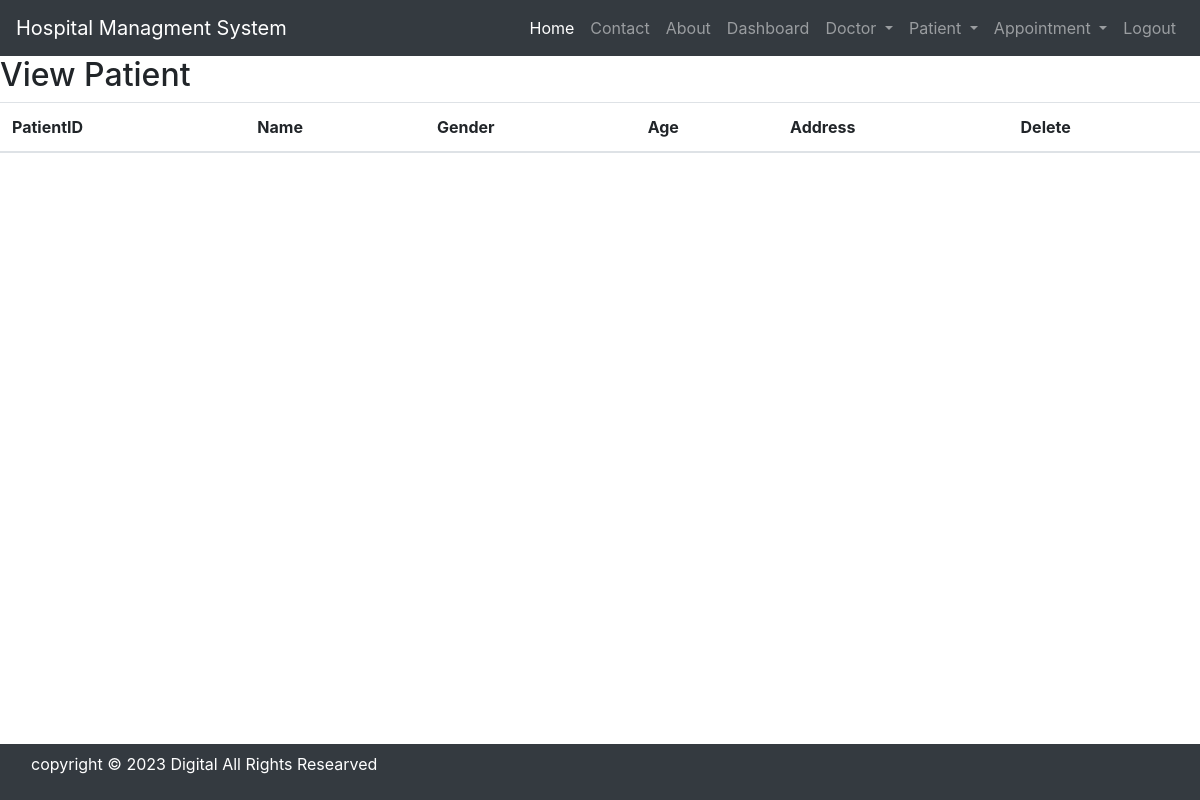
Page /view_patient/ (signed in) on the earlier database version.
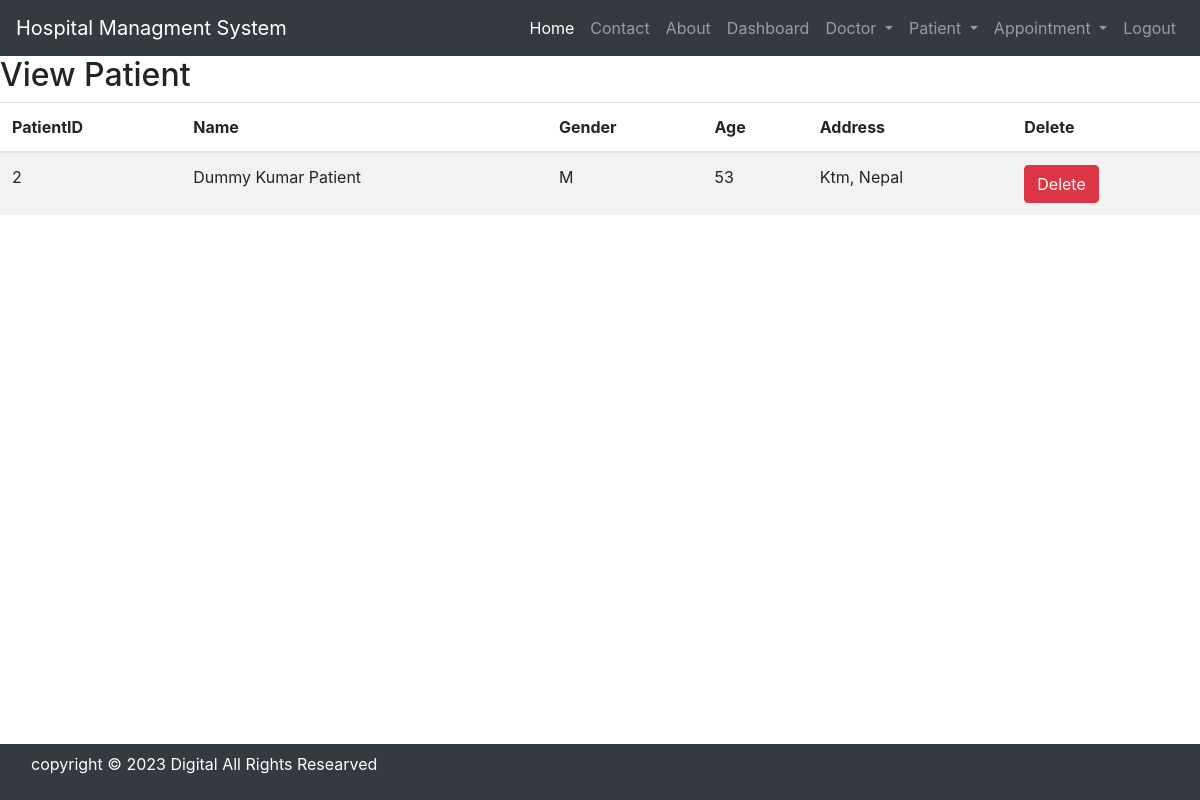
Same page on the later database version.
### hospital/models.py (models this page shows)
class Patient(models.Model):
    Gender_choice=(
        ('M', 'Male'),
        ('F', 'Female'),
        ('O', 'Other')
    )
    Name=models.CharField(max_length=100)
    Gender=models.CharField(max_length=1,choices=Gender_choice)
    Age=models.PositiveIntegerField()
    Address=models.CharField(max_length=100)

### hospital/views.py (the view)
# urls.py: path('view_patient/', views.view_patient, name='view_patient'),
def view_patient(request):
    if not request.user.is_staff:
        return redirect('login')
    patients = Patient.objects.all()
    return render(request, 'view_patient.html', {'patients': patients})

### hospital/templates/view_patient.html
{% include 'base.html' %}
{% load static %}
{% include 'navigation.html' %}
<div>
    <h2>View Patient</h2>
    <table id="example" class="table table-striped">
        <thead>
            <tr>
                <th>PatientID</th>
                <th>Name</th>
                <th>Gender</th>
                <th>Age</th>
                <th>Address</th>
                <th>Delete</th>
            </tr>
        </thead>
        <tbody>
            {% for patient in patients %}
            <tr>
                <td>{{patient.id}}</td>
                <td>{{patient.Name}}</td>
                <td>{{patient.Gender}}</td>
                <td>{{patient.Age}}</td>
                <td>{{patient.Address}}</td>
                <td>
                    <a href="{% url 'delete_patient' patient.id %}" onclick="return confirm('Are you sure want to delete?')" class="btn btn-danger">Delete</a>
                </td>
            </tr>
            {% endfor%}
        </tbody>
    </table>
</div>
{% include 'footer.html' %}

Differences in the rows shown:
added Patient: id "2", Name "Dummy Kumar Patient", Gender "M", Age "53", Address "Ktm, Nepal"
